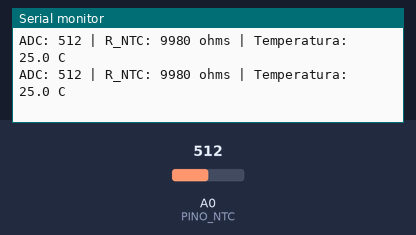
The sketch below on a simulated Arduino Uno, built with avr-gcc and run on an emulated ATmega328P. On the bench: the last lines printed to the serial monitor. The inputs (shaded band) are chosen by the test bench; at power-on: A0 (PINO_NTC) = 512.

Above: at 5.9 s.
6.0 s: A0 (PINO_NTC) set to 1011
At 6.7 s:
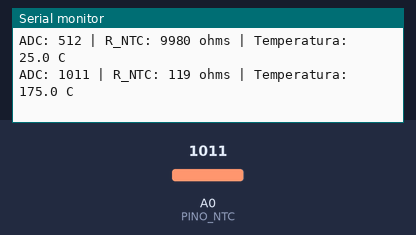
7.5 s: A0 (PINO_NTC) set to 1023
At 8.8 s:
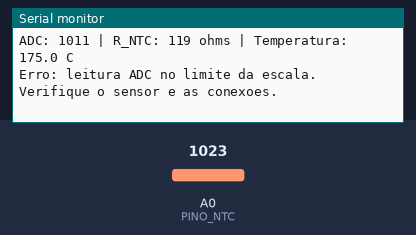

The sketch:

13_01_termometro_ntc.ino
```cpp
#include <math.h>

const int PINO_NTC = A0;
const float R_FIXO = 10000.0;
const float R_NOMINAL = 10000.0;
const float T_NOMINAL = 25.0;
const float BETA = 3950.0;

void setup() {
  Serial.begin(9600);
  Serial.println("TERMOMETRO COM NTC");
}

void loop() {
  int leituraADC = analogRead(PINO_NTC);

  // Com a montagem da apostila (NTC em 5 V e resistor fixo em GND),
  // os extremos 0 e 1023 tornam o calculo da resistencia indefinido.
  if (leituraADC <= 0 || leituraADC >= 1023) {
    Serial.println("Erro: leitura ADC no limite da escala. Verifique o sensor e as conexoes.");
    delay(1000);
    return;
  }

  float rNTC = R_FIXO * (1023.0 / leituraADC - 1.0);

  float tempK = 1.0 / (
    (1.0 / (T_NOMINAL + 273.15))
    + (1.0 / BETA) * log(rNTC / R_NOMINAL)
  );

  float tempC = tempK - 273.15;

  Serial.print("ADC: ");
  Serial.print(leituraADC);
  Serial.print(" | R_NTC: ");
  Serial.print(rNTC, 0);
  Serial.print(" ohms | Temperatura: ");
  Serial.print(tempC, 1);
  Serial.println(" C");

  delay(1000);
}
```

Measured:
- the behaviour switches between 1022 and 1023 on A0 (PINO_NTC) (found by bisection; images 1 and 2)
- after the input at 6.0 s, the serial monitor: prints a new line at once (image 1)
- after the input at 7.5 s, the serial monitor: prints a new line after 0.52 s (image 2)
